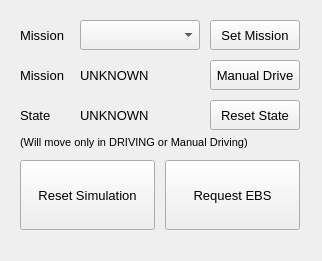
<?xml version="1.0" encoding="UTF-8"?>
<ui version="4.0">
 <class>MissionControl GUI</class>
 <widget class="QWidget" name="MissionControl GUI">
  <property name="geometry">
   <rect>
    <x>0</x>
    <y>0</y>
    <width>322</width>
    <height>261</height>
   </rect>
  </property>
  <property name="windowTitle">
   <string>Mission Control GUI</string>
  </property>
  <widget class="QLabel" name="MissionSelectLabel">
   <property name="geometry">
    <rect>
     <x>20</x>
     <y>20</y>
     <width>60</width>
     <height>30</height>
    </rect>
   </property>
   <property name="font">
    <font>
     <pointsize>10</pointsize>
    </font>
   </property>
   <property name="text">
    <string>Mission</string>
   </property>
  </widget>
  <widget class="QComboBox" name="MissionSelectMenu">
   <property name="geometry">
    <rect>
     <x>80</x>
     <y>20</y>
     <width>120</width>
     <height>30</height>
    </rect>
   </property>
   <property name="font">
    <font>
     <pointsize>10</pointsize>
    </font>
   </property>
  </widget>
  <widget class="QPushButton" name="SetMissionButton">
   <property name="geometry">
    <rect>
     <x>210</x>
     <y>20</y>
     <width>90</width>
     <height>30</height>
    </rect>
   </property>
   <property name="font">
    <font>
     <pointsize>10</pointsize>
    </font>
   </property>
   <property name="text">
    <string>Set Mission</string>
   </property>
  </widget>
  <widget class="QLabel" name="MissionInfo">
   <property name="geometry">
    <rect>
     <x>20</x>
     <y>60</y>
     <width>60</width>
     <height>30</height>
    </rect>
   </property>
   <property name="font">
    <font>
     <pointsize>10</pointsize>
    </font>
   </property>
   <property name="text">
    <string>Mission</string>
   </property>
  </widget>
  <widget class="QLabel" name="MissionDisplay">
   <property name="geometry">
    <rect>
     <x>80</x>
     <y>60</y>
     <width>120</width>
     <height>30</height>
    </rect>
   </property>
   <property name="font">
    <font>
     <pointsize>10</pointsize>
    </font>
   </property>
   <property name="text">
    <string>UNKNOWN</string>
   </property>
  </widget>
  <widget class="QPushButton" name="DriveButton">
   <property name="geometry">
    <rect>
     <x>210</x>
     <y>60</y>
     <width>90</width>
     <height>30</height>
    </rect>
   </property>
   <property name="font">
    <font>
     <pointsize>10</pointsize>
    </font>
   </property>
   <property name="text">
    <string>Manual Drive</string>
   </property>
  </widget>
  <widget class="QLabel" name="StateInfo">
   <property name="geometry">
    <rect>
     <x>20</x>
     <y>100</y>
     <width>60</width>
     <height>30</height>
    </rect>
   </property>
   <property name="font">
    <font>
     <pointsize>10</pointsize>
    </font>
   </property>
   <property name="text">
    <string>State</string>
   </property>
  </widget>
  <widget class="QLabel" name="StateDisplay">
   <property name="geometry">
    <rect>
     <x>80</x>
     <y>100</y>
     <width>120</width>
     <height>30</height>
    </rect>
   </property>
   <property name="font">
    <font>
     <pointsize>10</pointsize>
    </font>
   </property>
   <property name="text">
    <string>UNKNOWN</string>
   </property>
  </widget>
  <widget class="QPushButton" name="ResetButton">
   <property name="geometry">
    <rect>
     <x>210</x>
     <y>100</y>
     <width>90</width>
     <height>30</height>
    </rect>
   </property>
   <property name="font">
    <font>
     <pointsize>10</pointsize>
    </font>
   </property>
   <property name="text">
    <string>Reset State</string>
   </property>
  </widget>
  <widget class="QLabel" name="Help">
   <property name="geometry">
    <rect>
     <x>20</x>
     <y>135</y>
     <width>300</width>
     <height>15</height>
    </rect>
   </property>
   <property name="font">
    <font>
     <pointsize>8</pointsize>
    </font>
   </property>
   <property name="text">
    <string>(Will move only in DRIVING or Manual Driving)</string>
   </property>
  </widget>
  <widget class="QPushButton" name="ResetSimButton">
   <property name="geometry">
    <rect>
     <x>20</x>
     <y>160</y>
     <width>135</width>
     <height>70</height>
    </rect>
   </property>
   <property name="font">
    <font>
     <pointsize>10</pointsize>
    </font>
   </property>
   <property name="text">
    <string>Reset Simulation</string>
   </property>
  </widget>
  <widget class="QPushButton" name="RequestEBS">
   <property name="geometry">
    <rect>
     <x>165</x>
     <y>160</y>
     <width>135</width>
     <height>70</height>
    </rect>
   </property>
   <property name="font">
    <font>
     <pointsize>10</pointsize>
    </font>
   </property>
   <property name="text">
    <string>Request EBS</string>
   </property>
  </widget>
 </widget>
 <resources/>
 <connections/>
</ui>
